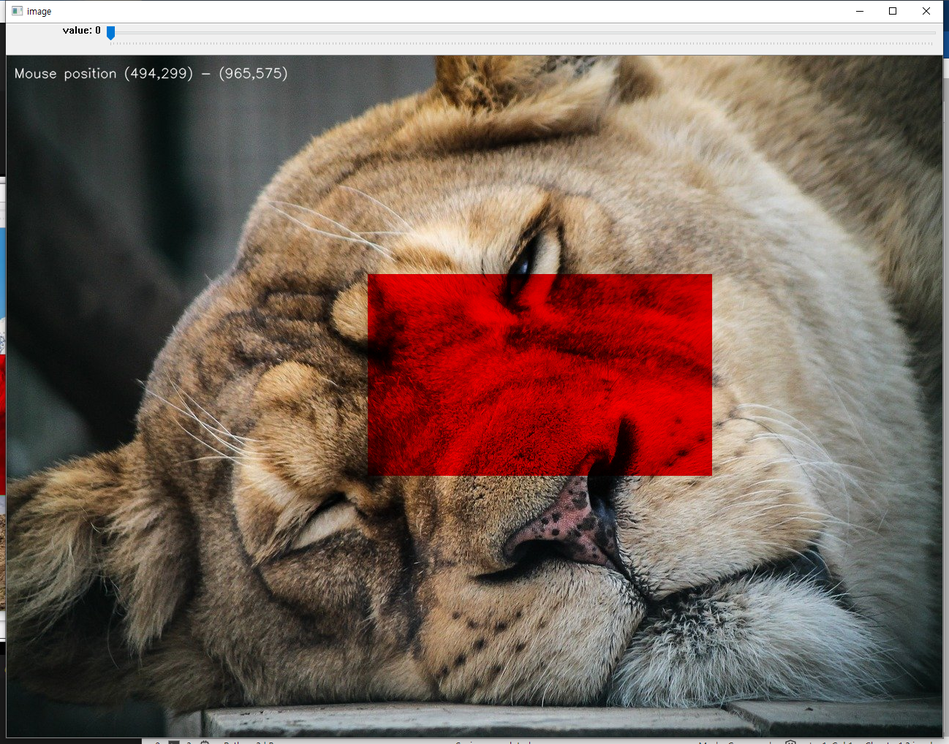
#> input picture Homework1.png, 949 x 744 px, shrunk from 1298 x 1018 before the run, given in place of tracking1.avi, which was not available
$ jupyter execute Homework2.ipynb   (text cells are left out)
#> lines starting #> are read from the running program, lines starting #| are printed output that depends on the picture; after the words box and inside, x2 and y2 are one past the last pixel; in counts of white or black regions, pixels touching at a corner belong together; pictures that were not available may be replaced by others from this repository, and a replacement may not be noted
[cell 1]
## 트래킹
# 제일 많이쓰는건 HSV
# H 0~360
# S 0~100
# V 0~100

[cell 2]
import cv2
import numpy as np

cap = cv2.VideoCapture('tracking1.avi')
while(1):
    # Take each frame
    # _, frame = cap.read() # _는 필요없어 버림
    ret, frame = cap.read()
#> frame is the input picture: shape (744, 949, 3); mean B, G, R 91.8, 101.8, 123.1
    if ret==True:
        hsv = cv2.cvtColor(frame, cv2.COLOR_BGR2HSV)
#> hsv: shape (744, 949, 3); mean H, S, V 35.8, 73.1, 125.7
        # define range of blue color in HSV
        lower_blue = np.array([0, 40, 50])
        upper_blue = np.array([20, 60, 60])
        #120, 30, 30
        #0, 60, 40
        # Threshold the HSV image to get only blue colors
        mask = cv2.inRange(hsv, lower_blue, upper_blue)
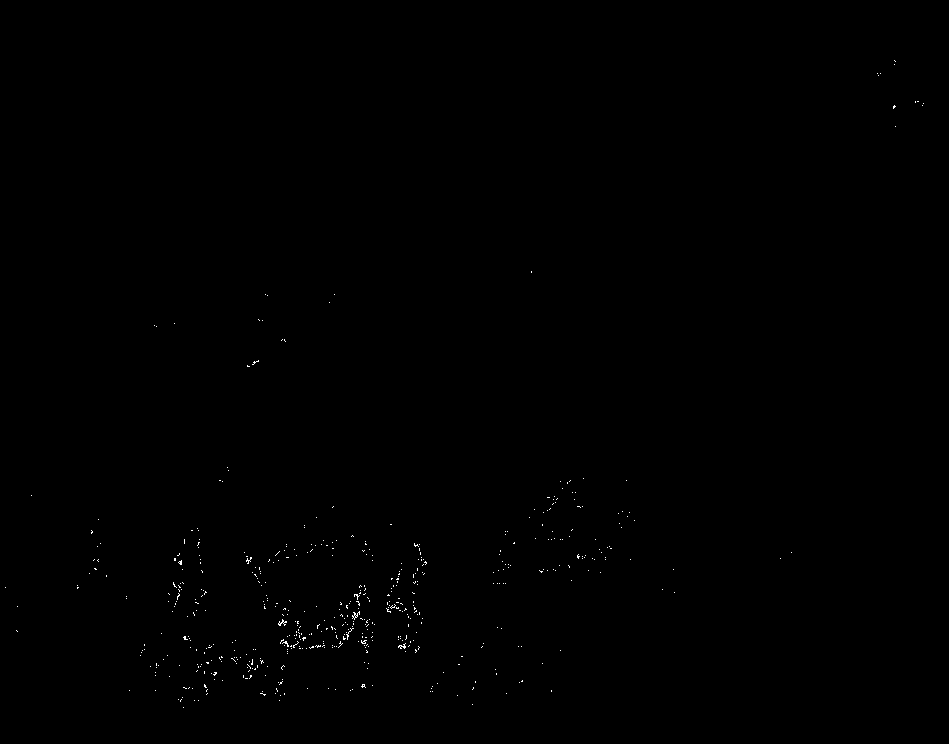
#> mask: shape (744, 949); 0.17% white in thin lines or dots, all inside (x1, y1, x2, y2) = (5, 60, 924, 708)
        # Bitwise-AND mask and original image
        res = cv2.bitwise_and(frame,frame, mask= mask)
        cv2.imshow('frame',frame)
        cv2.imshow('mask',mask)
        cv2.imshow('res',res)
    k = cv2.waitKey(100) & 0xFF
#> (key Esc is pressed here)
    if k == 27:
        break
cv2.destroyAllWindows()

[cell 3]
import cv2
import numpy as np

def nothing(x):
    pass

cv2.namedWindow('image')

# create trackbars for color change
cv2.createTrackbar('hue','image',0,360,nothing)
cv2.createTrackbar('S','image',0,100,nothing)
cv2.createTrackbar('V','image',0,100,nothing)

cap = cv2.VideoCapture('tracking1.avi')
font = cv2.FONT_HERSHEY_SIMPLEX
while(1):
    hue = cv2.getTrackbarPos('hue','image')
    S = cv2.getTrackbarPos('S','image')
    V = cv2.getTrackbarPos('V','image')
    # _, frame = cap.read() _는 필요없어 버림
    ret, frame = cap.read()
    if ret==True:
        hsv = cv2.cvtColor(frame, cv2.COLOR_BGR2HSV)
        # define range of blue color in HSV
        lower_blue = np.array([hue-50, S-50, V-50])
        upper_blue = np.array([hue+50, S+50, V+50])
        #183, 100, 100
        # Threshold the HSV image to get only blue colors
        mask = cv2.inRange(hsv, lower_blue, upper_blue)
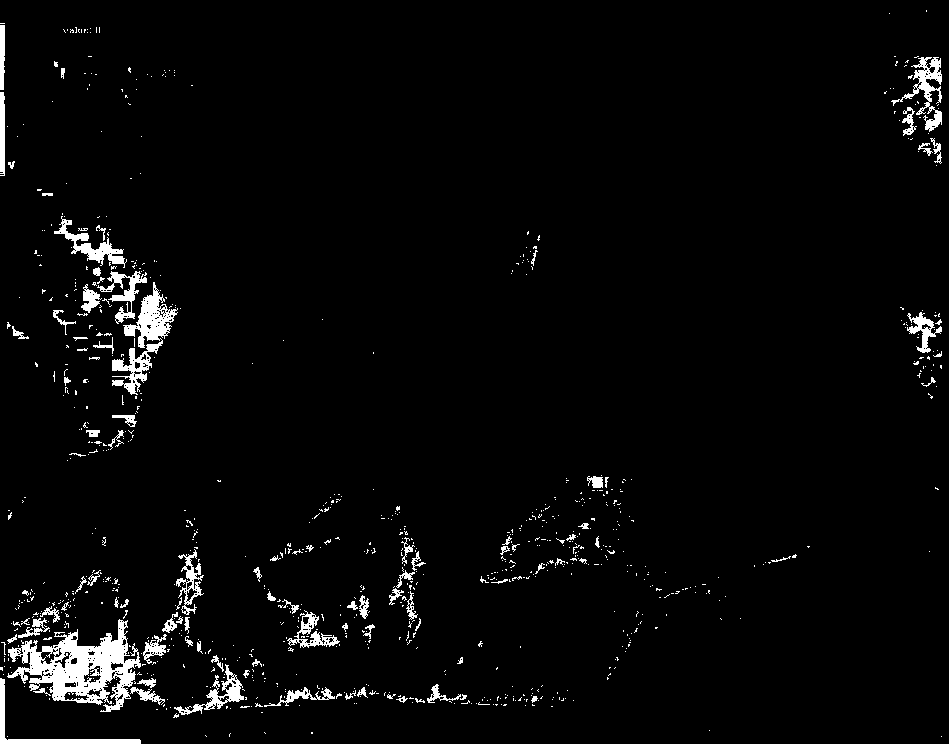
#> mask: shape (744, 949); 3.2% white; 900 white regions (799 under 20 px), largest, box (x1, y1, x2, y2) and area: (7, 619, 141, 712) 5287, (112, 282, 178, 395) 2281, (891, 57, 942, 132) 1071
        # Bitwise-AND mask and original image
        res = cv2.bitwise_and(frame,frame, mask= mask)
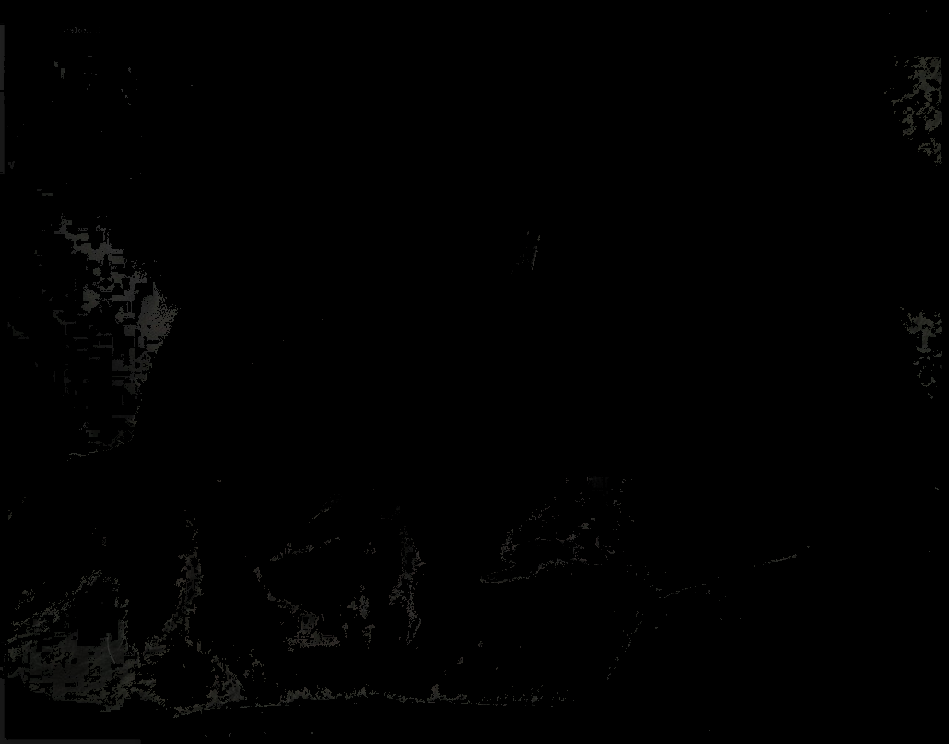
#> res: shape (744, 949, 3); mean B, G, R 0.9, 1, 1

        msg = "hue: "+str(hue)+" S: "+str(S)+" V: "+str(V)
        cv2.putText(frame,msg,(10,30),font,.6,(255,255,255),1,cv2.LINE_AA)
#> frame: shape (744, 949, 3); 0.07% of pixels changed, all inside (x1, y1, x2, y2) = (11, 20, 169, 32)
        cv2.putText(mask,msg,(10,30),font,.6,(255,255,255),1,cv2.LINE_AA)
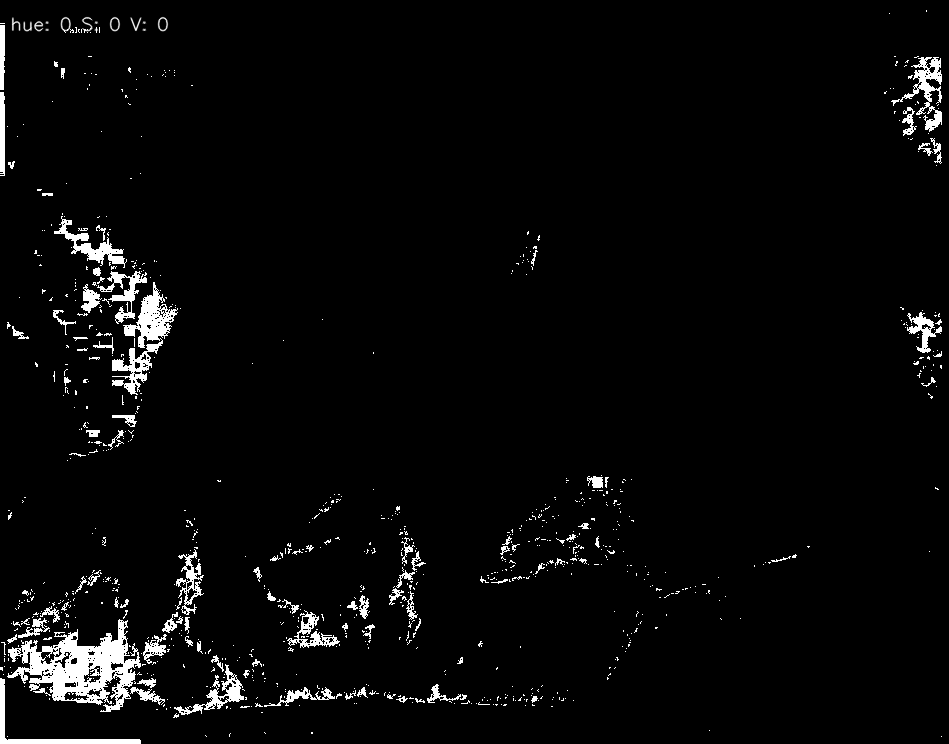
#> mask: shape (744, 949); 0.11% of pixels changed, all inside (x1, y1, x2, y2) = (11, 16, 169, 32)
        cv2.putText(res,msg,(10,30),font,.6,(255,255,255),1,cv2.LINE_AA)
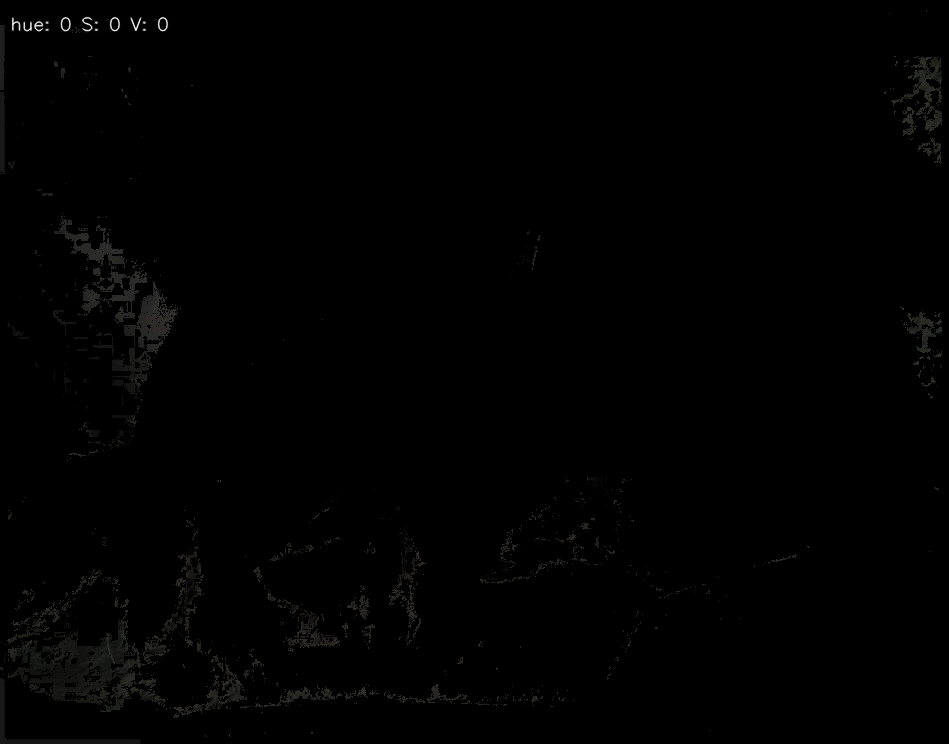
#> res: shape (744, 949, 3); 0.11% of pixels changed, all inside (x1, y1, x2, y2) = (11, 16, 169, 32)
        cv2.imshow('image',frame)
        cv2.imshow('mask',mask)
        cv2.imshow('res',res)
    k = cv2.waitKey(100) & 0xFF
#> (key Esc is pressed here)
    if k == 27:
        break
cv2.destroyAllWindows()

$ run again, on Homework3.png
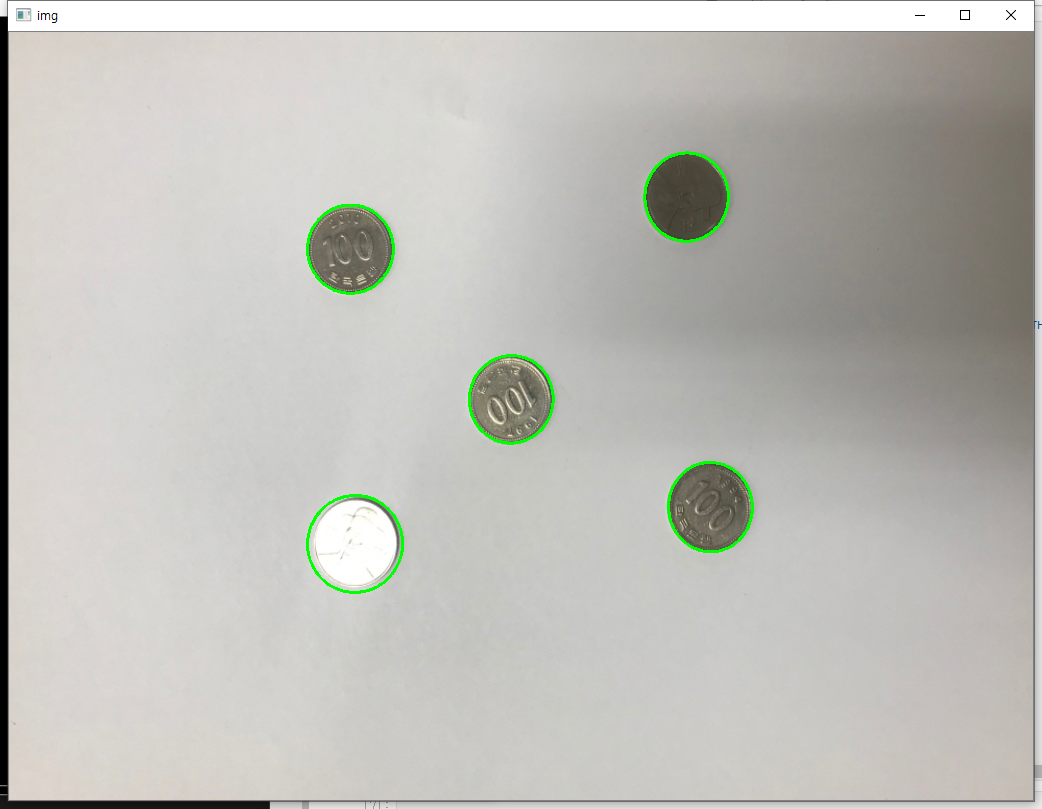
#> input picture Homework3.png, 1042 x 809 px, given in place of tracking1.avi, which was not available
#> frame is the input picture: shape (809, 1042, 3); mean B, G, R 184.8, 190.2, 190.6
#> hsv: shape (809, 1042, 3); mean H, S, V 23, 10.1, 192.1
#> frame: shape (809, 1042, 3); under 0.01% of pixels changed, all inside (x1, y1, x2, y2) = (16, 21, 165, 32)
#> `cv2.putText(mask,msg,(10,30),font,.6,(255,255,255),1,cv2.LINE_AA)`:
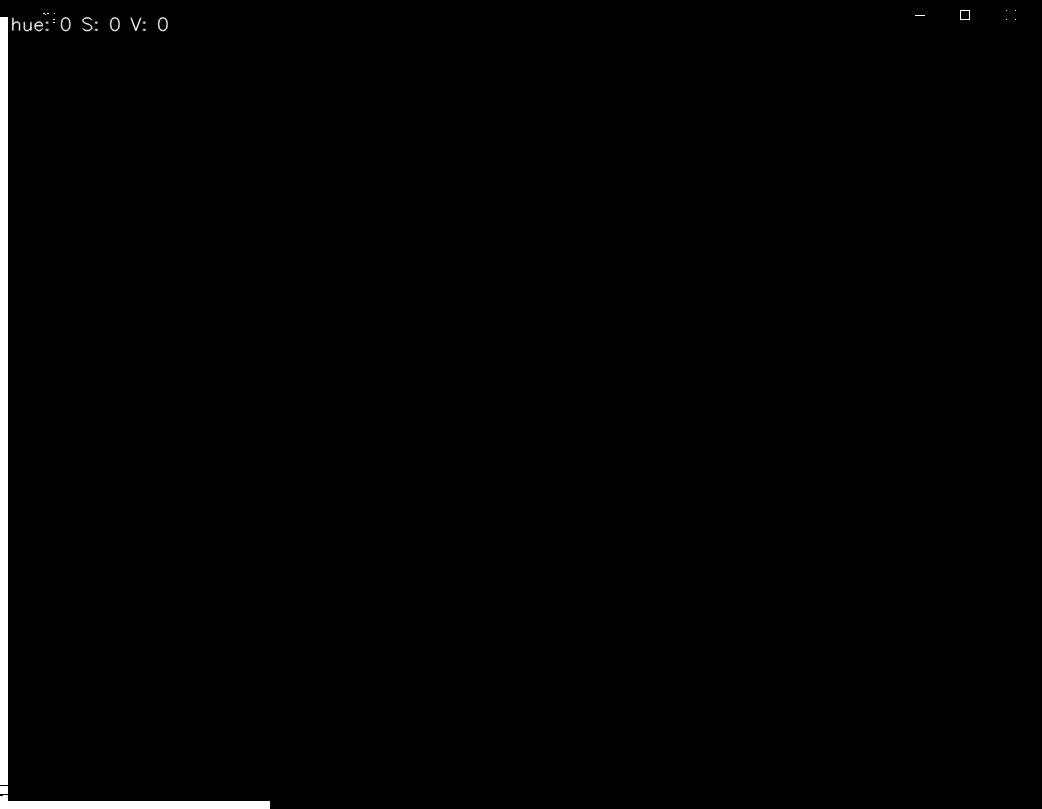
#> mask: shape (809, 1042); min 0, max 255, mean 2.7
#> `cv2.putText(res,msg,(10,30),font,.6,(255,255,255),1,cv2.LINE_AA)`:
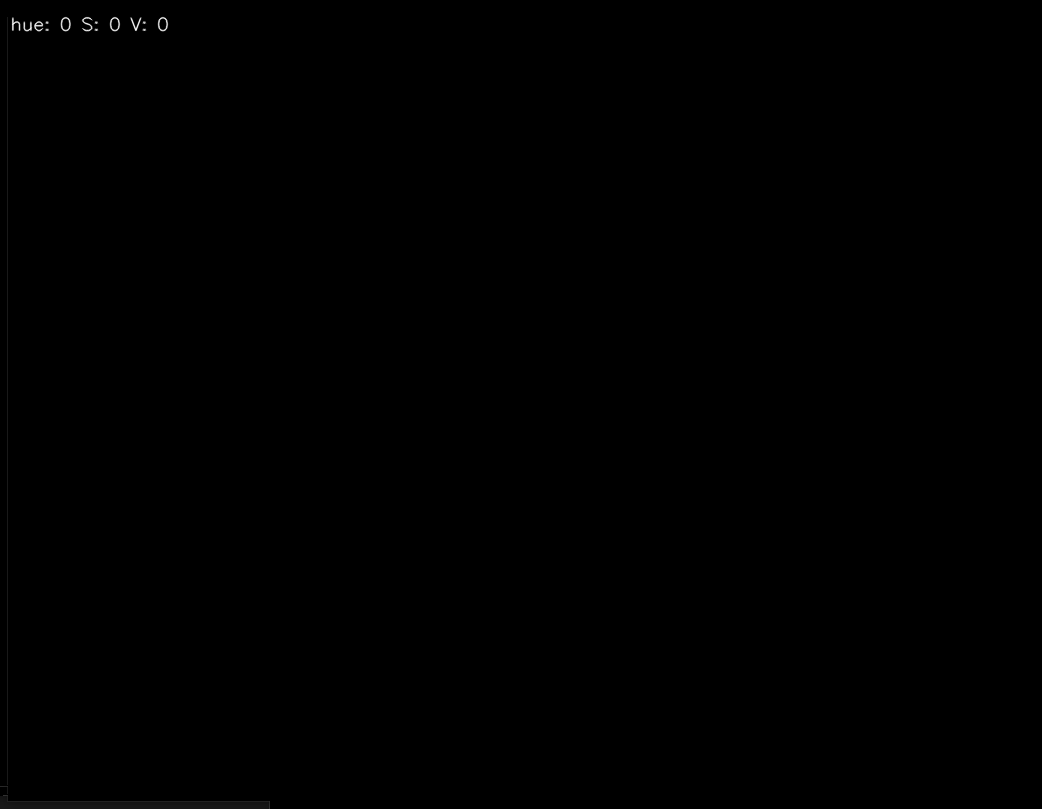
#> res: shape (809, 1042, 3); min 0, max 249, mean 0.2
